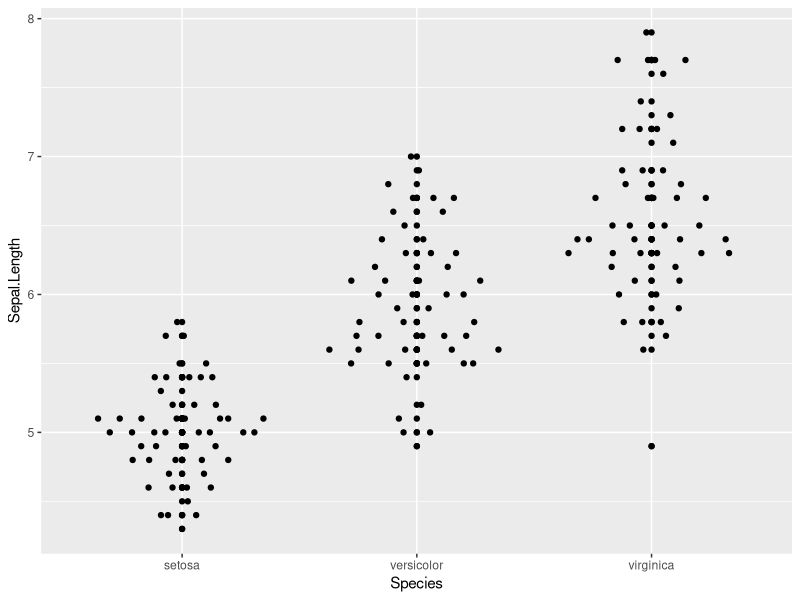
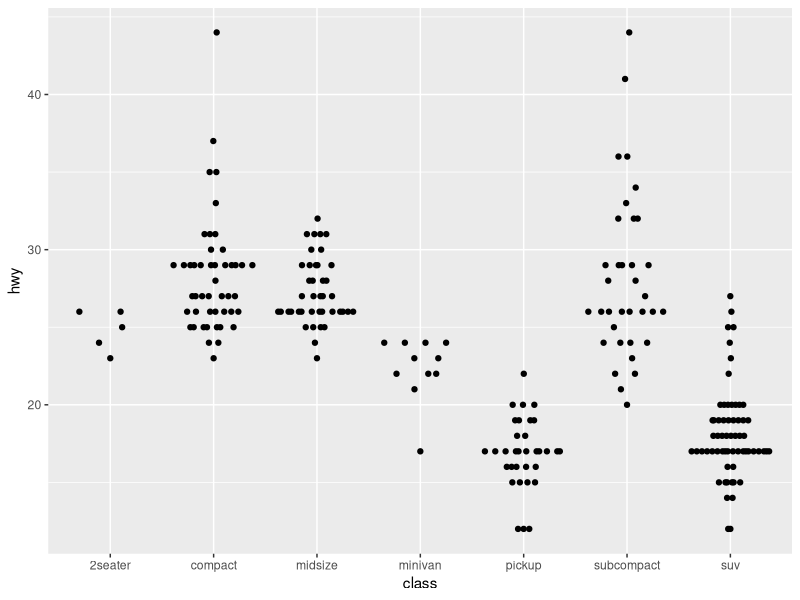
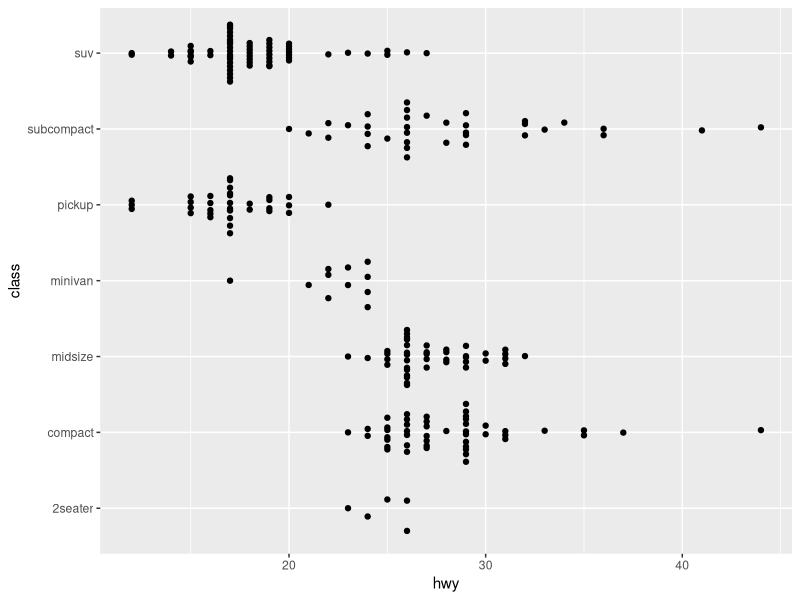
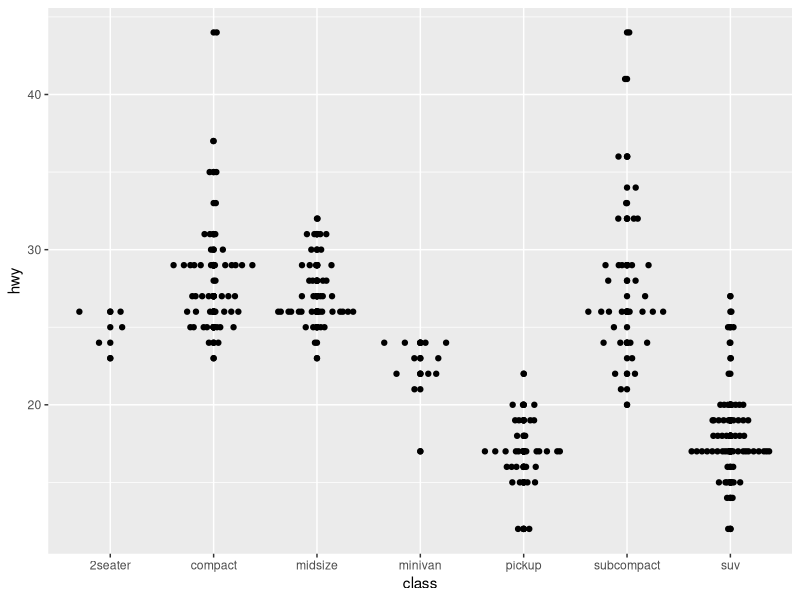
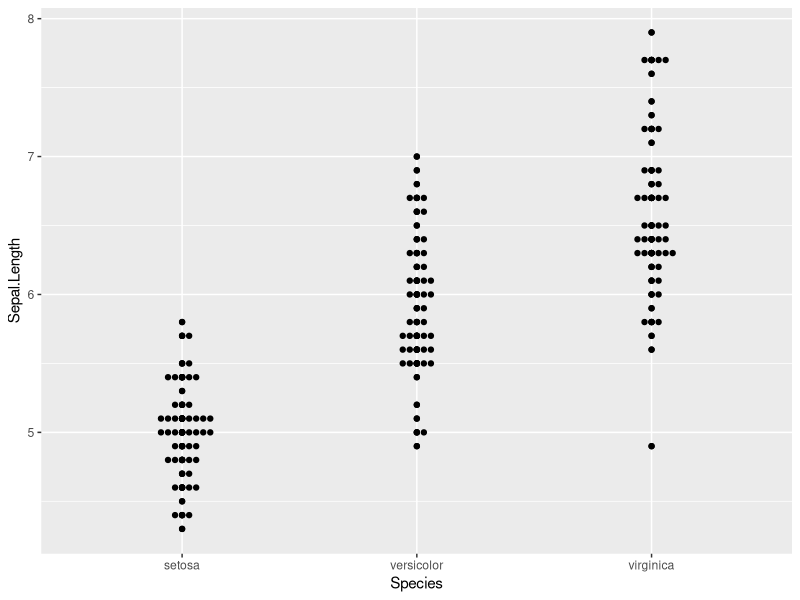
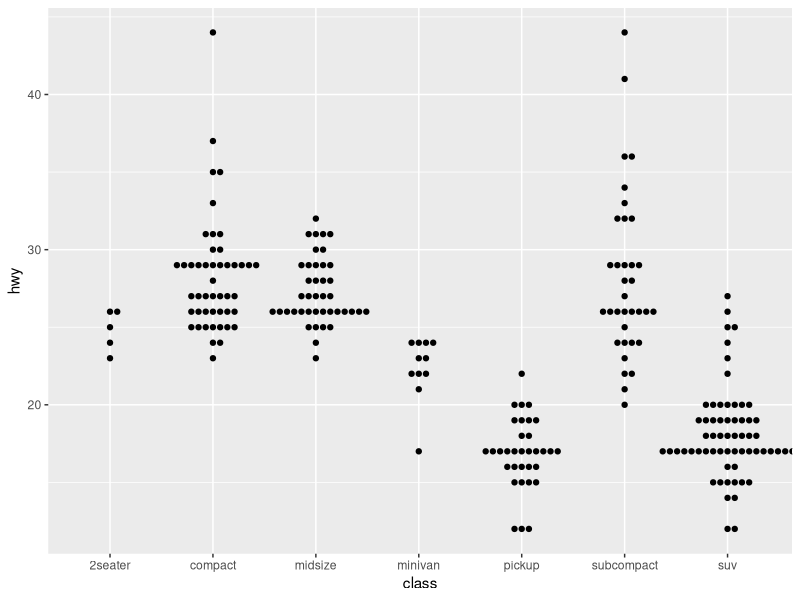
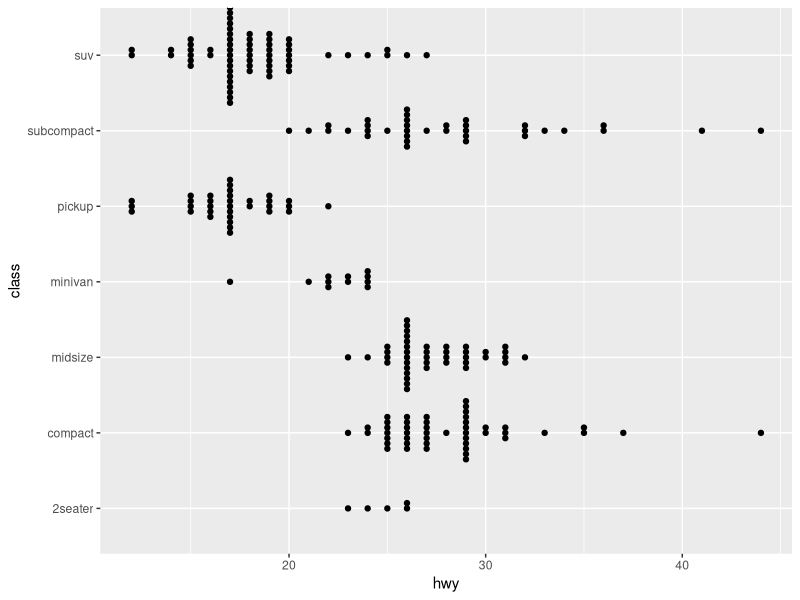
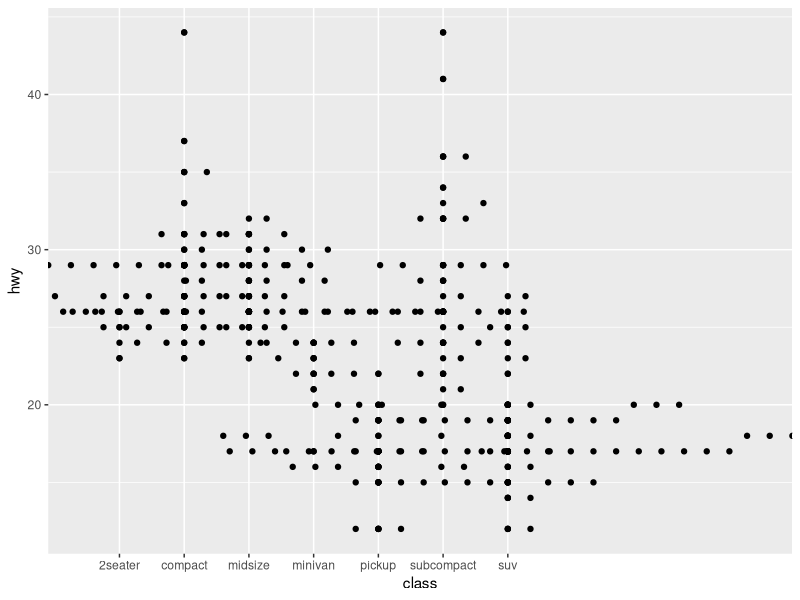

Write R code to recreate these figures, in order.
## ---- chunk 1
set.seed(12345)
library(ggplot2)
library(ggbeeswarm)
qplot(Species, Sepal.Length, data=iris)+ geom_quasirandom()
qplot(class, hwy, data=mpg, geom="quasirandom")

# With categorical y-axis
qplot(hwy, class, data=mpg, geom='quasirandom')

# Some groups may have only a few points. Use `varwidth=TRUE` to adjust width dynamically.
qplot(class, hwy, data=mpg) + geom_quasirandom(varwidth = TRUE)

## ---- chunk 2

qplot(Species, Sepal.Length, data=iris) + geom_beeswarm()
qplot(class, hwy, data=mpg, geom='beeswarm')
# With categorical y-axis
qplot(hwy, class, data=mpg, geom='beeswarm')

# ggplot doesn't pass any information about the actual device size of the points
# to the underlying layout code, so it's important to manually adjust the `cex` 
# parameter for best results
qplot(class, hwy, data=mpg)+ geom_beeswarm(cex=5)
qplot(Species, Sepal.Length, data=iris) +geom_beeswarm(cex=4,priority='density')

